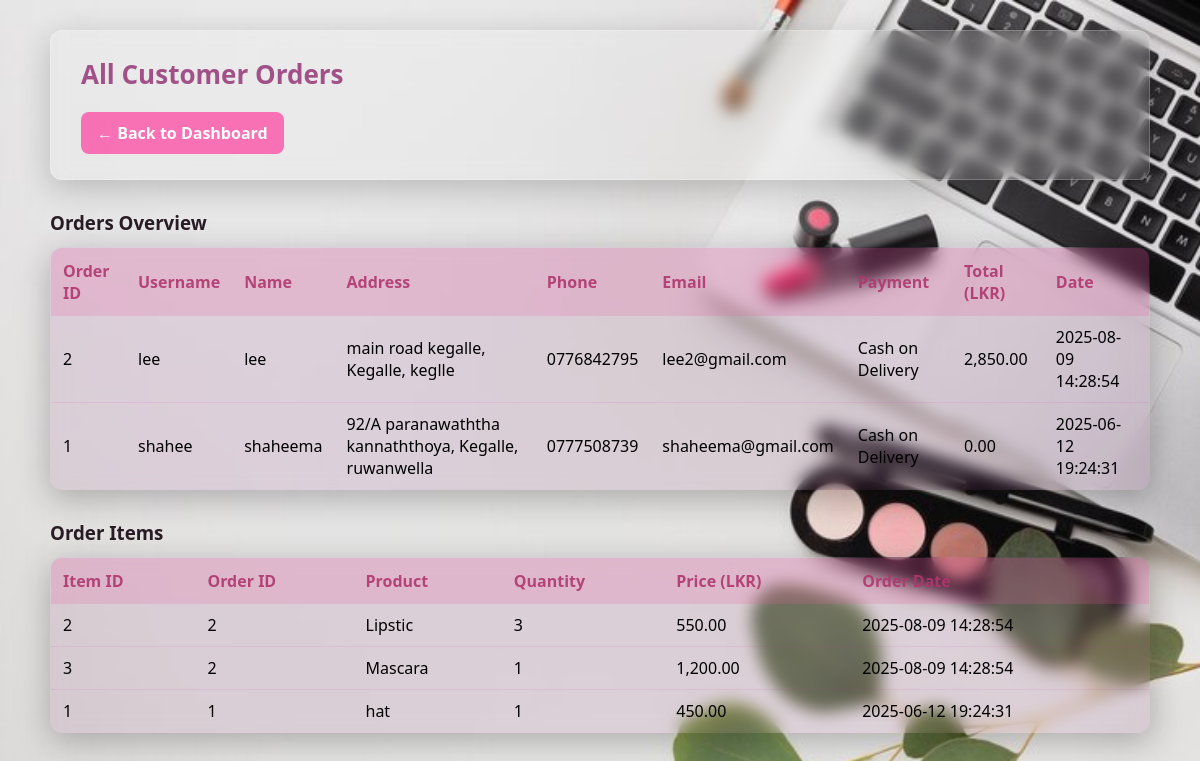
The page /admin_orders.php (signed in) on the database its author committed.
### tables this page shows
CREATE TABLE `orders` (
  `id` int(11) NOT NULL,
  `username` varchar(50) DEFAULT NULL,
  `full_name` varchar(100) DEFAULT NULL,
  `city` varchar(50) DEFAULT NULL,
  `district` varchar(50) DEFAULT NULL,
  `street` varchar(100) DEFAULT NULL,
  `phone` varchar(20) DEFAULT NULL,
  `email` varchar(100) DEFAULT NULL,
  `payment_method` varchar(50) DEFAULT NULL,
  `total_amount` decimal(10,2) DEFAULT NULL,
  `order_date` timestamp NOT NULL DEFAULT current_timestamp(),
  `created_at` timestamp NOT NULL DEFAULT current_timestamp()
);

CREATE TABLE `order_items` (
  `id` int(11) NOT NULL,
  `order_id` int(11) DEFAULT NULL,
  `product_name` varchar(100) DEFAULT NULL,
  `quantity` int(11) DEFAULT NULL,
  `price` decimal(10,2) DEFAULT NULL
);

### admin_orders.php (the view, shortened to what this page needs)
<?php
$conn = new mysqli("localhost", "root", "", "Beauty_Website");
$ordersResult = $conn->query("
    SELECT id, username, full_name, city, district, street, phone, email, payment_method, total_amount, order_date
    FROM orders
    ORDER BY order_date DESC
");
$orderItemsResult = $conn->query("
    SELECT oi.id, oi.order_id, oi.product_name, oi.quantity, oi.price, o.order_date
    FROM order_items oi
    JOIN orders o ON oi.order_id = o.id
    ORDER BY o.order_date DESC, oi.id ASC
");
?>
<!DOCTYPE html>
<html lang="en">
<head>
</head>
<body>
<div class="dashboard-container">
  <div class="welcome-box">
    <h2>All Customer Orders</h2>
    <a href="admin_dashboard.php" class="action-btn">← Back to Dashboard</a>
  </div>
  <div class="table-container">
    <h3>Orders Overview</h3>
    <table>
      <tr>
        <th>Order ID</th>
        <th>Username</th>
        <th>Name</th>
        <th>Address</th>
        <th>Phone</th>
        <th>Email</th>
        <th>Payment</th>
        <th>Total (LKR)</th>
        <th>Date</th>
      </tr>
      <?php while ($order = $ordersResult->fetch_assoc()) { ?>
      <tr>
        <td><?= $order['id']; ?></td>
        <td><?= htmlspecialchars($order['username'] ?? 'Guest'); ?></td>
        <td><?= htmlspecialchars($order['full_name']); ?></td>
        <td><?= htmlspecialchars("{$order['street']}, {$order['district']}, {$order['city']}"); ?></td>
        <td><?= htmlspecialchars($order['phone']); ?></td>
        <td><?= htmlspecialchars($order['email']); ?></td>
        <td><?= htmlspecialchars($order['payment_method']); ?></td>
        <td><?= number_format($order['total_amount'], 2); ?></td>
        <td><?= $order['order_date']; ?></td>
      </tr>
      <?php } ?>
    </table>
  </div>
  <div class="table-container">
    <h3>Order Items</h3>
    <table>
      <tr>
        <th>Item ID</th>
        <th>Order ID</th>
        <th>Product</th>
        <th>Quantity</th>
        <th>Price (LKR)</th>
        <th>Order Date</th>
      </tr>
      <?php while ($item = $orderItemsResult->fetch_assoc()) { ?>
      <tr>
        <td><?= $item['id']; ?></td>
        <td><?= $item['order_id']; ?></td>
        <td><?= htmlspecialchars($item['product_name']); ?></td>
        <td><?= $item['quantity']; ?></td>
        <td><?= number_format($item['price'], 2); ?></td>
        <td><?= $item['order_date']; ?></td>
      </tr>
      <?php } ?>
    </table>
  </div>
</div>
</body>
</html>

### admin_orders.php (style rules this page uses)
* { margin: 0; padding: 0; box-sizing: border-box; font-family: 'Segoe UI', sans-serif; }
body { background: url('images/admin1.jpg') no-repeat center center fixed; background-size: cover; color: black; padding: 30px; }
.dashboard-container { max-width: 1100px; margin: auto; }
.welcome-box { background: rgba(255, 255, 255, 0.1); backdrop-filter: blur(8px); border-radius: 12px; padding: 25px 30px; margin-bottom: 30px; border: 1px solid rgba(255, 255, 255, 0.2); box-shadow: 0 8px 32px rgba(0,0,0,0.2); }
.welcome-box h2 { font-size: 26px; margin-bottom: 10px; color: rgb(161, 81, 135); }
.action-btn { display: inline-block; margin: 10px 10px 0 0; padding: 10px 16px; background-color: rgba(255, 51, 153, 0.66); color: white; text-decoration: none; border-radius: 8px; font-weight: bold; transition: 0.3s; }
.table-container { margin-top: 30px; }
.table-container h3 { margin-bottom: 12px; color: rgb(41, 28, 36); }
table { width: 100%; border-collapse: collapse; background: rgba(139, 35, 122, 0.1); backdrop-filter: blur(8px); -webkit-backdrop-filter: blur(8px); border: 1px solid rgba(126, 38, 126, 0.4); border-radius: 12px; overflow: hidden; box-shadow: 0 8px 32px rgba(0,0,0,0.25); color: black; }
th { background: rgba(240, 92, 160, 0.2); color: rgba(175, 55, 111, 0.91); padding: 12px; text-align: left; }
td { padding: 10px 12px; border-bottom: 1px solid rgba(214, 21, 188, 0.1); }

### rows shown on the page
orders: id "2", username "lee", full_name "lee", street+district+city "main road kegalle, Kegalle, keglle", phone "0776842795", email "lee2@gmail.com", payment_method "Cash on Delivery", total_amount "2,850.00", order_date "2025-08-09 14:28:54"
orders: id "1", username "shahee", full_name "shaheema", street+district+city "92/A paranawaththa kannaththoya, Kegalle, ruwanwella", phone "0777508739", email "shaheema@gmail.com", payment_method "Cash on Delivery", total_amount "0.00", order_date "2025-06-12 19:24:31"
order_items: id "2", order "2", product_name "Lipstic", quantity "3", price "550.00", order.order_date "2025-08-09 14:28:54"
order_items: id "3", order "2", product_name "Mascara", quantity "1", price "1,200.00", order.order_date "2025-08-09 14:28:54"
order_items: id "1", order "1", product_name "hat", quantity "1", price "450.00", order.order_date "2025-06-12 19:24:31"
